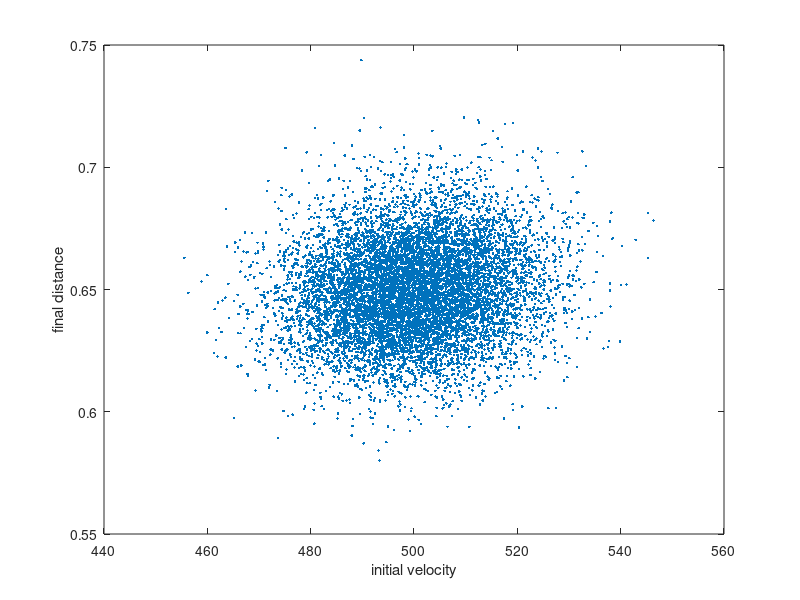
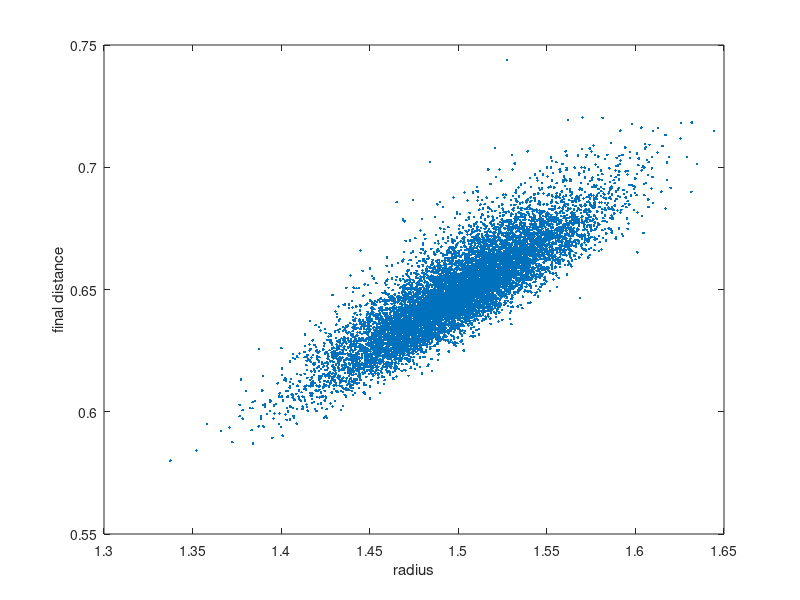

These charts were generated, in order, by the following MATLAB code:
%% define all parameters
N = 10000 %how many simulations we want
depth_L = 10; % depth of the Langerhan cells from dermis
r_LC = 4; % radius of Langerhan cells's nucleus
%depth_SC = 20 + (30 - 20) * rand(N, 1); % thickness of stratum corneum uniform
depth_SC = normrnd((30 + 20)/2, ((30+20)/2)*0.025, [1, N]); % normal dist mu=25, sd=2.5%
%depth_VE = 50 + (100 - 50) * rand(N, 1); % thickness of viable epidermis uniform
depth_VE = normrnd((50 + 100)/2, ((50+100)/2)*0.025, [1, N]); % normal dist mu=75, sd=2.5%
rho_LC = 1000; % 1000 Langherhan cells per mm
rho_SC = 1500; % density of stratum corneum kg/m^3
rho_VE = 1200; % density of viable epidermis kg/m^3
% sig_SC = 2 + (25 - 2) * rand(N, 1); % average yield stress for stratum corneum in MPA uniform
sig_SC = normrnd((25 + 2)/2, ((250+2)/2)*0.025, [1, N]); %normal distribution
sig_VE = 2; % yield stress for viable epidermis in MPA
mu = 0.89; % water viscosity in micropascals per second
ymod_SC = 4; % youngs modulus of stratum corneum in gigapascals
ymod_VE = 3; % youngs modulus of viable epidermis in gigapascals
% v_0 = 400 + (600-400) * rand(N, 1);
v_0 = normrnd((400 + 600)/2, ((400+600)/2)*0.025, [1, N]); %normal dist
% r = 0.5 + (2.5 - 0.5) * rand(N, 1); % typical particle radius
r = normrnd((0.5 + 2.5)/2, ((0.5+2.5)/2)*0.025, [1, N]); %normal dist
rho_g = 19.32; % density of gold kg/m^3
c_D = 0.5; % drag coeffecient
c = 3; % yield constant

% calculate some parameters from others
area = pi .* r.^2; % area of the particle
rho_s = (rho_SC+rho_VE)./2; % average density for one skin system
sig_s = (sig_SC + sig_VE)/2; % average yield constant for one skin system
mass = rho_g .* area .*r; % mass of the particle
final_dist = zeros(N, 1);

%% define equation for calculating distance
dist = @(v, m, A, sig) (m./(c_D.*rho_s.*A)) * log(1 + (c_D.*rho_s.*v.^2)/(2*c .* sig));

%% run N simulations

for i=1:N
    final_dist(i) = dist(v_0(i), mass(i), area(i), sig_s(i));
end

%% plot the results
figure(1)
plot(v_0, final_dist, '.')
ylabel('final distance')
xlabel('initial velocity')
figure(2)
plot(r, final_dist, '.')
ylabel('final distance')
xlabel('radius')
    
    
    
    
    
    
    